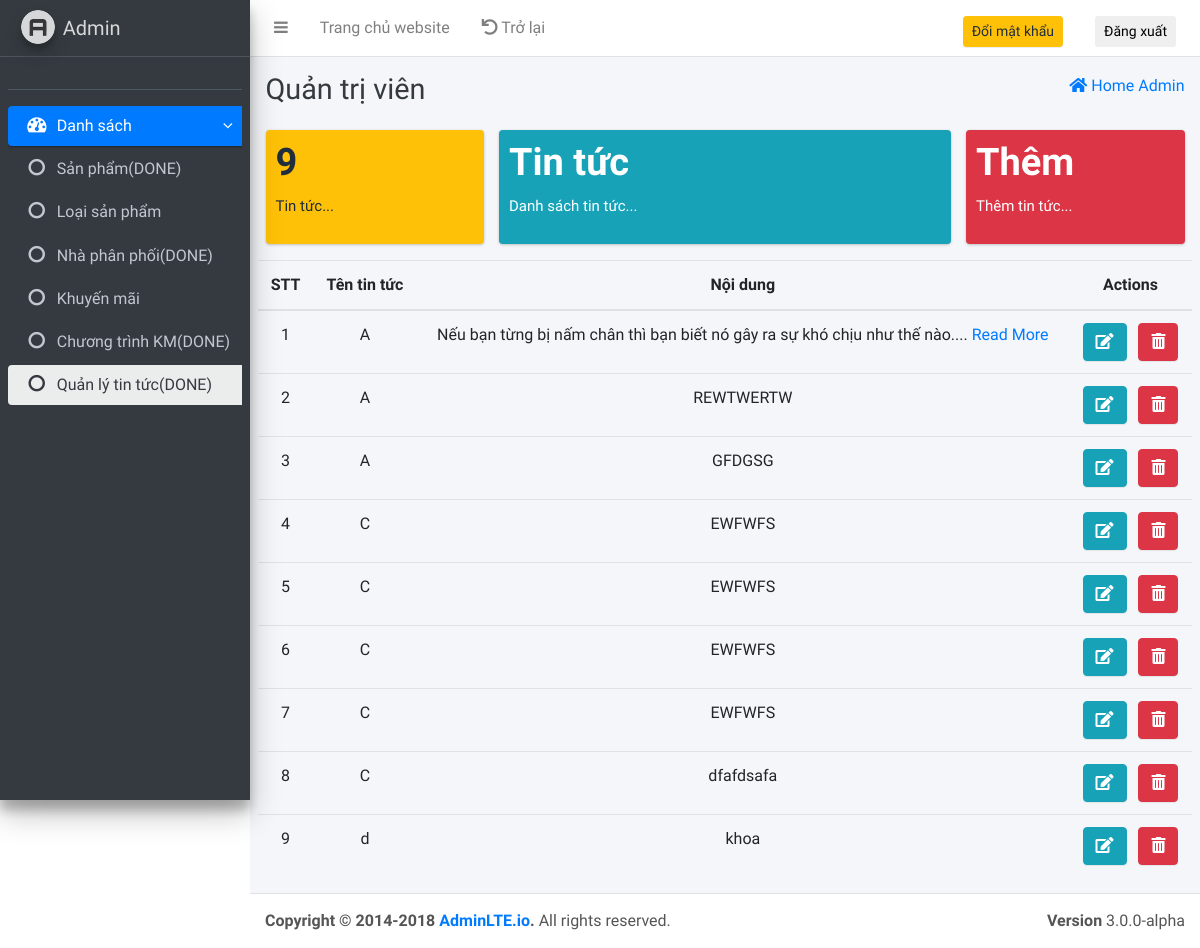
The app's page /nuochoa/admin/indexAdmin.php?page=list_tin_tuc, older data.
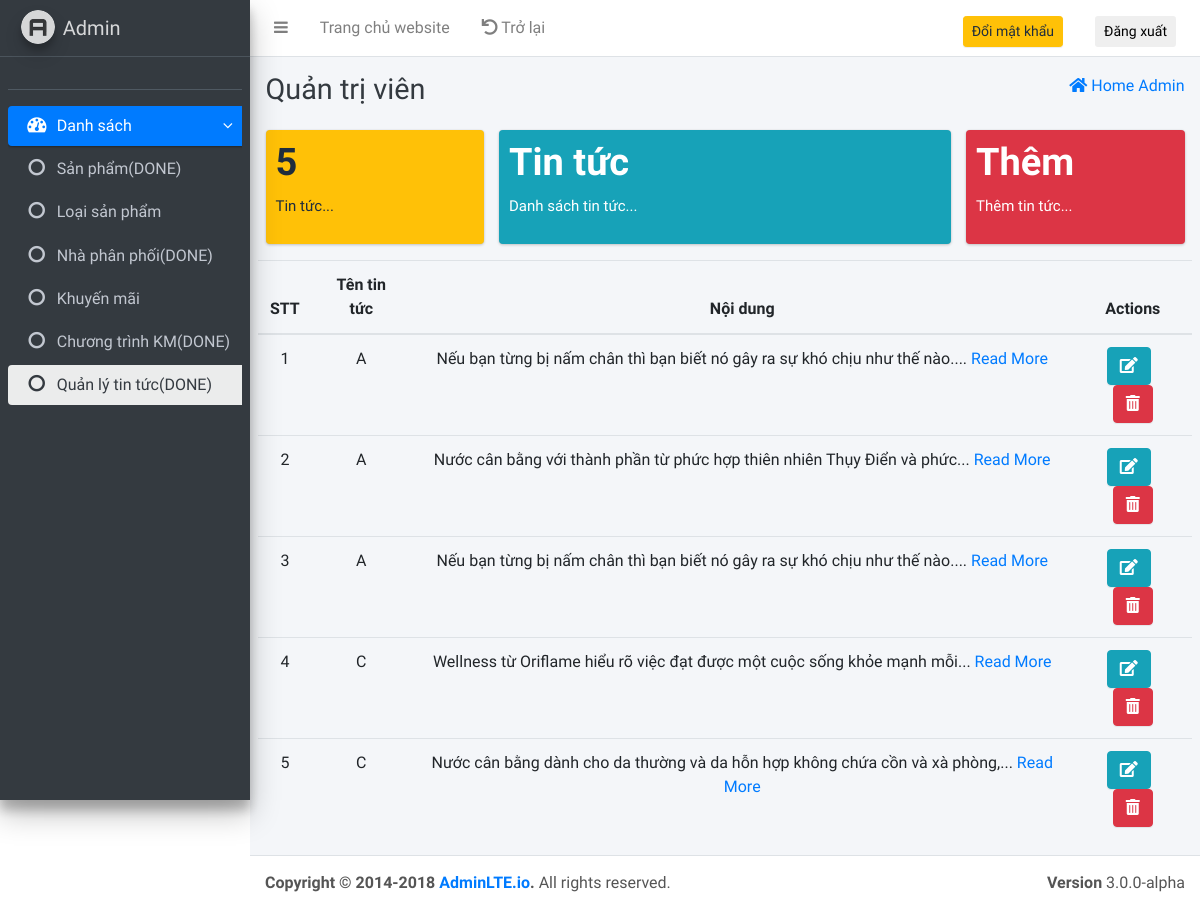
The same page, newer data.
### tables this page shows
CREATE TABLE `tintuc` (
  `MaTin` int(11) NOT NULL,
  `MaSP` varchar(25) NOT NULL,
  `Tieude` varchar(250) NOT NULL,
  `Noidung` varchar(5000) NOT NULL,
  `update_on` date NOT NULL
);

### nuochoa/select.php (called while the page is built, shortened)
<?php
    function query_select($sql)
    {
        $table = array();
        try {
            include 'connect.php';
            $stmt = $conn->prepare($sql);
            $stmt->execute();
            $table = $stmt;
        } catch (PDOException $e) {
            echo "connection failed: " . $e->getMessage();
        }
        return $table;
    }
?>

### nuochoa/admin/Select/list-tin-tuc.php (the view, shortened to what this page needs)
<div class="row">
    <div class="col-lg-3 col-6">
        <div class="small-box bg-warning">
            <div class="inner">
            <?php
                $table = query_select("SELECT * FROM tintuc");
                $count = $table->rowCount();
                echo '<h3>'.$count.'</h3>';
            ?>
                <p>Tin tức...</p>
            </div>
        </div>
    </div>
    <div class="col-lg-6 col-6">
        <div class="small-box bg-info">
            <div class="inner">
                <h3>Tin tức</h3>
                <p>Danh sách tin tức...</p>
            </div>
        </div>
    </div>
    <div class="col-lg-3 col-6">
        <a href="indexAdmin.php?page=them_tin_tuc">
            <div class="small-box bg-danger">
                <div class="inner">
                    <h3>Thêm</h3>
                    <p>Thêm tin tức...</p>
                </div>
            </div>
        </a>
    </div>
</div>
<div class="row">
    <table class="table table-hover text-center">
        <thead>
            <tr>
                <th>STT</th>
                <th>Tên tin tức</th>
                <th>Nội dung</th>
                <th>Actions</th>
            </tr>
        </thead>
        <tbody>
        <?php
            $table = query_select("SELECT * FROM tintuc");
            $count = $table->rowCount();
            $stt = 1;
            if ($count > 0) {
                foreach ($table as $row) {
        ?>
            <tr>
                <td><?php echo $stt++; ?></td>
                <td><?php echo $row['Tieude'] ?></td>
                <td>
                <?php
                $str = $row['Noidung'];
                $str = strip_tags($str);
                if(strlen($str)>100) {
                $strCut = substr($str, 0, 100);
                $str = substr($strCut, 0, strrpos($strCut, ' ')).'... <a href="#">Read More</a>';
                }
                echo $str;
                ?>
                </td>
                <td>
                    <a href="indexAdmin.php?page=sua_tin_tuc&id=<?php echo $row['MaTin']?>">
                        <button type="button" class="btn btn-info">
                        <i class="fas fa-edit"></i>
                        </button>
                    </a>&nbsp;
                    <a href="indexAdmin.php?page=xoa_tin_tuc&id=<?php echo $row['MaTin']?>" onclick='return deleleAction();'>
                    <button type="button" class="btn btn-danger">
                        <i class="fas fa-trash-alt"></i>
                    </button>
                    </a>
                </td>
            </tr>
            <?php
                }
            }
            else
            {
                echo "<h2>Hiện tại chưa tin tức...</h2>";
            }
        ?>
        </tbody>
    </table>
</div>

Row changes from the older to the newer data that the page shows:
removed tintuc: Tieude "C", Noidung "EWFWFS"
removed tintuc: Tieude "C", Noidung "EWFWFS"
removed tintuc: Tieude "C", Noidung "dfafdsafa"
removed tintuc: Tieude "d", Noidung "khoa"
changed tintuc: Noidung "REWTWERTW" → "Nước cân bằng với thành phần từ phức hợp thiên nhiên Thụy Điển và phức"
changed tintuc (number 3 of 5 on the later page): Noidung "GFDGSG" → "Nếu bạn từng bị nấm chân thì bạn biết nó gây ra sự khó chịu như thế nào."
changed tintuc: Noidung "EWFWFS" → "Wellness từ Oriflame hiểu rõ việc đạt được một cuộc sống khỏe mạnh mỗi"
changed tintuc: Noidung "EWFWFS" → "Nước cân bằng dành cho da thường và da hỗn hợp không chứa cồn và xà phòng,"
Text that changed along with them:
$count: "9" → "5"
